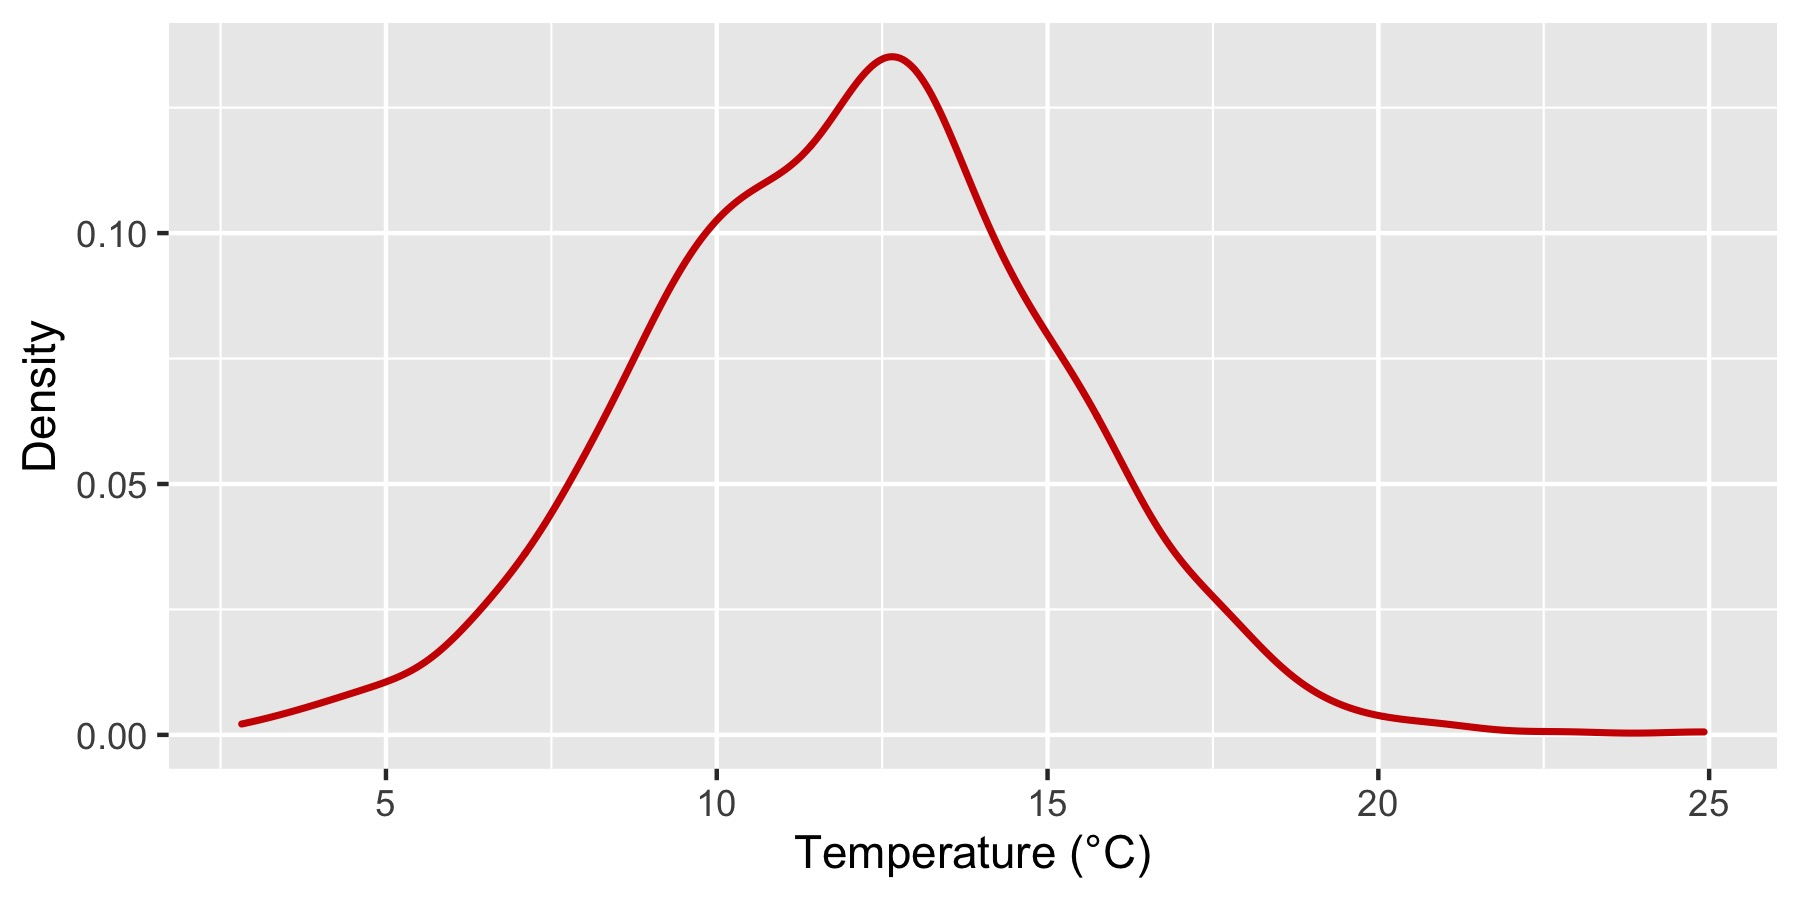

R code for this plot:
library(tidyverse)

distr <- data.frame(temp = rnorm(1000, mean = 12, sd = 3))
ggplot(data = distr, aes(x = temp)) +
  geom_density(size = 0.8, colour = "red3") +
  xlab("Temperature (°C)") + ylab("Density")
ggsave(filename = "data/unimodel_distribution.jpg", width = 6, height = 3)
